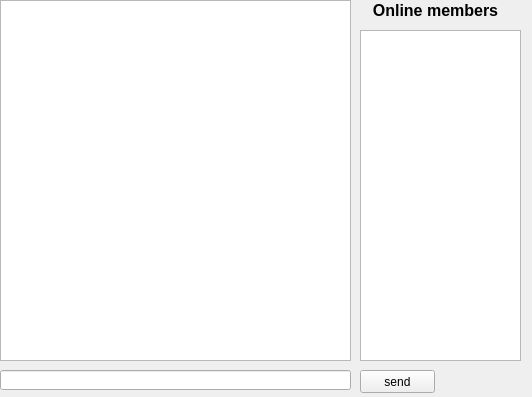
<?xml version="1.0" encoding="UTF-8"?>
<ui version="4.0">
 <class>MainWindow</class>
 <widget class="QMainWindow" name="MainWindow">
  <property name="geometry">
   <rect>
    <x>0</x>
    <y>0</y>
    <width>532</width>
    <height>397</height>
   </rect>
  </property>
  <property name="windowTitle">
   <string>Let's talk</string>
  </property>
  <widget class="QWidget" name="centralwidget">
   <widget class="QTextEdit" name="textEdit">
    <property name="geometry">
     <rect>
      <x>0</x>
      <y>0</y>
      <width>351</width>
      <height>361</height>
     </rect>
    </property>
   </widget>
   <widget class="QLineEdit" name="lineEdit">
    <property name="geometry">
     <rect>
      <x>0</x>
      <y>370</y>
      <width>351</width>
      <height>20</height>
     </rect>
    </property>
   </widget>
   <widget class="QPushButton" name="pushButton">
    <property name="geometry">
     <rect>
      <x>360</x>
      <y>370</y>
      <width>75</width>
      <height>23</height>
     </rect>
    </property>
    <property name="text">
     <string>send</string>
    </property>
   </widget>
   <widget class="QListWidget" name="listWidget">
    <property name="geometry">
     <rect>
      <x>360</x>
      <y>30</y>
      <width>161</width>
      <height>331</height>
     </rect>
    </property>
   </widget>
   <widget class="QLabel" name="label">
    <property name="geometry">
     <rect>
      <x>360</x>
      <y>0</y>
      <width>151</width>
      <height>21</height>
     </rect>
    </property>
    <property name="font">
     <font>
      <pointsize>12</pointsize>
      <weight>75</weight>
      <italic>false</italic>
      <bold>true</bold>
     </font>
    </property>
    <property name="text">
     <string>Online members</string>
    </property>
    <property name="alignment">
     <set>Qt::AlignCenter</set>
    </property>
   </widget>
  </widget>
 </widget>
 <resources/>
 <connections/>
</ui>
